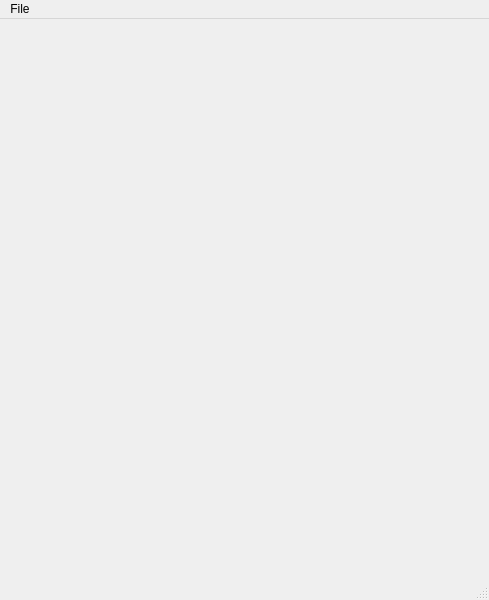
<?xml version="1.0" encoding="UTF-8"?>
<ui version="4.0">
 <class>QUpgradeMainWindow</class>
 <widget class="QMainWindow" name="QUpgradeMainWindow">
  <property name="geometry">
   <rect>
    <x>0</x>
    <y>0</y>
    <width>489</width>
    <height>600</height>
   </rect>
  </property>
  <property name="windowTitle">
   <string>MainWindow</string>
  </property>
  <widget class="QWidget" name="centralwidget"/>
  <widget class="QMenuBar" name="menubar">
   <property name="geometry">
    <rect>
     <x>0</x>
     <y>0</y>
     <width>489</width>
     <height>22</height>
    </rect>
   </property>
   <widget class="QMenu" name="menuFile">
    <property name="title">
     <string>File</string>
    </property>
    <addaction name="actionAbout_QUpgrade"/>
   </widget>
   <addaction name="menuFile"/>
  </widget>
  <widget class="QStatusBar" name="statusbar"/>
  <action name="actionAbout_QUpgrade">
   <property name="text">
    <string>About QUpgrade</string>
   </property>
  </action>
 </widget>
 <resources/>
 <connections/>
</ui>
